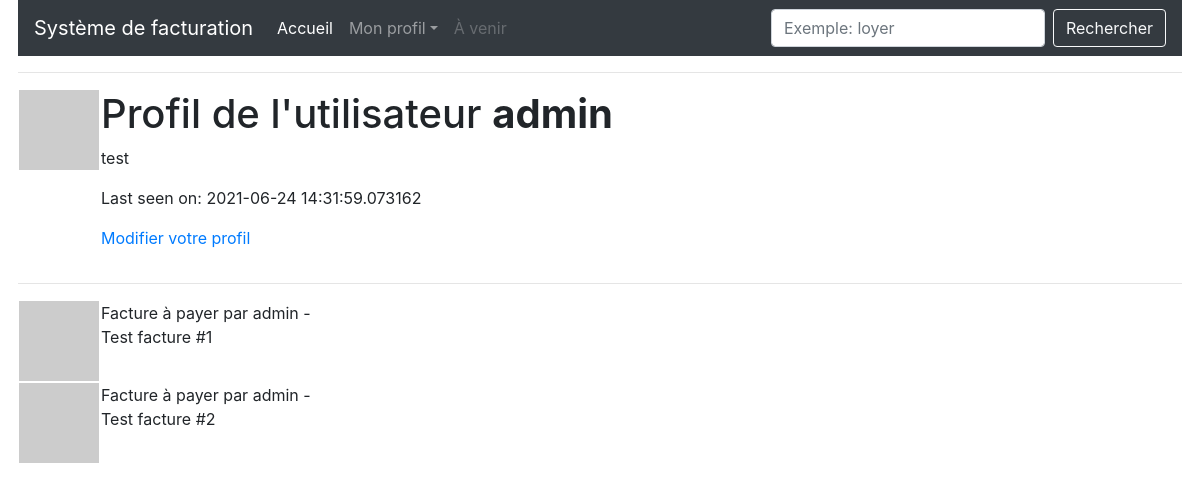
The page /user/admin (signed in) on the database as committed earlier.
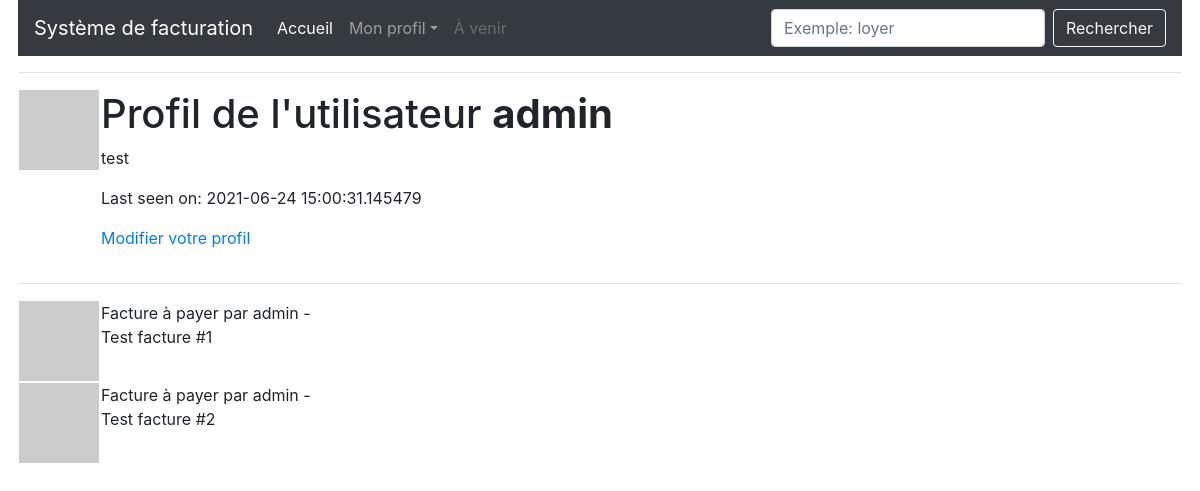
The same page on the database as committed later.
### app/models.py (models this page shows, shortened)
class User(UserMixin, db.Model):
    id = db.Column(db.Integer, primary_key=True)
    username = db.Column(db.String(64), index=True, unique=True)
    email = db.Column(db.String(120), index=True, unique=True)
    password_hash = db.Column(db.String(128))
    posts = db.relationship('Facture', backref='author', lazy='dynamic')
    about_me = db.Column(db.String(140))
    last_seen = db.Column(db.DateTime, default=datetime.utcnow)
    def avatar(self, size):
        digest = md5(self.email.lower().encode('utf-8')).hexdigest()
        return 'https://www.gravatar.com/avatar/{}?d=identicon&s={}'.format(digest, size)

### app/routes.py (the view)
@app.route('/user/<username>')
@login_required
def user(username):
    user = User.query.filter_by(username=username).first_or_404()
    factures = [
        {'author': user, 'body': 'Test facture #1'},
        {'author': user, 'body': 'Test facture #2'}
    ]
    return render_template('user.html', user=user, factures=factures)

### app/models.py (called while the page is built)
@login.user_loader
def load_user(id):
    return User.query.get(int(id))

### app/routes.py (called while the page is built)
@app.before_request
def before_request():
    if current_user.is_authenticated:
        current_user.last_seen = datetime.utcnow()
        db.session.commit()

### app/templates/user.html
{% extends "base.html" %}
{% block content %}
    <table>
        <tr valign="top">
            <td><img src="{{ user.avatar(128) }}"></td>
            <td>
                <h1>Profil de l'utilisateur <strong>{{ user.username }}</strong></h1>
                {% if user.about_me %}<p>{{ user.about_me }}</p>{% endif %}
                {% if user.last_seen %}<p>Last seen on: {{ user.last_seen }}</p>{% endif %}
                {% if user == current_user %}
                <p><a href="{{ url_for('edit_profile') }}">Modifier votre profil</a></p>
                {% endif %}
            </td>
        </tr>
    </table>
    <hr>
    {% for facture in factures %}
        {% include '_factures.html' %}
    {% endfor %}
{% endblock %}

### app/templates/base.html (shortened to what this page needs)
<!doctype html>
<html lang="fr">
  <head>
      <link rel="stylesheet" href="https://maxcdn.bootstrapcdn.com/bootstrap/4.0.0/css/bootstrap.min.css">
      <link rel="stylesheet" href="{{ url_for('static', filename='css/style.css') }}">
    </head>
  <body>
    <nav class="navbar navbar-expand-lg navbar-dark bg-dark">
      <a class="navbar-brand" href="{{ url_for('index') }}">Système de facturation</a>
      <div class="collapse navbar-collapse">
        <ul class="navbar-nav mr-auto">
          <li class="nav-item active">
            <a class="nav-link" href="{{ url_for('index') }}">Accueil</a>
          </li>
          <li class="nav-item">
            {% if current_user.is_anonymous %}
            <a class="nav-link" href="{{ url_for('login') }}">Se connecter</a>
            {% else %}
            <li class="nav-item dropdown">
              <a class="nav-link dropdown-toggle" href="#" id="navbarDropdown" role="button" data-toggle="dropdown" aria-haspopup="true" aria-expanded="false">Mon profil</a>
            </li>
            {% endif %}
          </li>
          <li class="nav-item">
            <a class="nav-link disabled" href="#">À venir</a>
          </li>
        </ul>
        <form class="form-inline">
          <input class="form-control mr-sm-2" type="search" placeholder="Exemple: loyer" aria-label="Search" />
          <button class="btn btn-outline-light my-2 my-sm-0" type="submit">Rechercher</button>
        </form>
      </div>
    </nav>
    <hr>
    {% block content %}{% endblock %}
  </body>
</html>

### app/templates/_factures.html
<table>
  <tr valign="top">
    <td><img src="{{ facture.author.avatar(36) }}"></td>
    <td>Facture à payer par {{ facture.author.username }} - <br>{{ facture.body }}</td>
  </tr>
</table>

### app/static/css/style.css (style rules this page uses)
body { width:97%; margin-left:auto; margin-right:auto; }

Rows that differ between the two databases and show on the page:
changed User "admin": last_seen "2021-06-24 14:31:59.073162" → "2021-06-24 15:00:31.145479"
